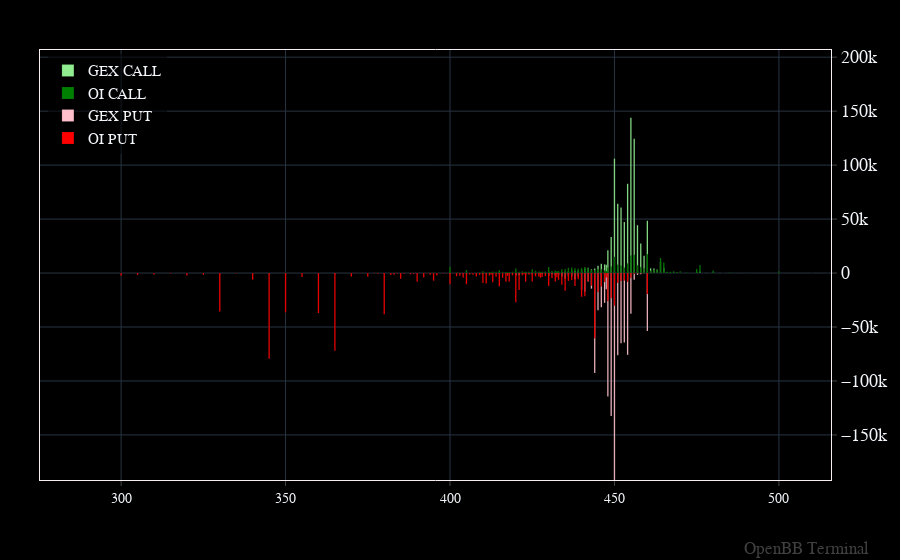

This figure's notebook cell:
### Code cell
option_absolute_plot = OpenBBFigure()

option_absolute_plot.add_bar(
    x=dataframe['Strike'],
    y=dataframe['GEX CALL'],
    name='GEX CALL',
    marker_color="lightgreen",
    width=0.4
)

option_absolute_plot.add_bar(
    x=dataframe['Strike'],
    y=dataframe['OI CALL'],
    name='OI CALL',
    marker_color="green",
    width=0.4
)
option_absolute_plot.add_bar(
    x=dataframe['Strike'],
    y=dataframe['GEX PUT'],
    name='GEX PUT',
    marker_color="pink",
    width=0.4
)
option_absolute_plot.add_bar(
    x=dataframe['Strike'],
    y=-dataframe['OI PUT'],
    name='OI PUT',
    marker_color="red",
    width=0.4
)

# option_absolute_plot.update_layout()
option_absolute_plot.show(external=False)

### Figure 1 — Plotly figure (JSON) as saved in the notebook; plotly's stock layout.template omitted (floating-point values rounded to 4 significant figures; data arrays with more than 128 entries replaced by an {"elided": "..."} marker saying what was removed)
{"data": [{"marker": {"color": "lightgreen", "line": {"width": 0.15}}, "name": "GEX CALL", "type": "bar", "width": 0.4, "x": {"elided": "158 float values"}, "y": {"elided": "158 float values"}}, {"marker": {"color": "green", "line": {"width": 0.15}}, "name": "OI CALL", "type": "bar", "width": 0.4, "x": {"elided": "158 float values"}, "y": {"elided": "158 int values"}}, {"marker": {"color": "pink", "line": {"width": 0.15}}, "name": "GEX PUT", "type": "bar", "width": 0.4, "x": {"elided": "158 float values"}, "y": {"elided": "158 float values"}}, {"marker": {"color": "red", "line": {"width": 0.15}}, "name": "OI PUT", "type": "bar", "width": 0.4, "x": {"elided": "158 float values"}, "y": {"elided": "158 int values"}}], "layout": {"annotations": [{"font": {"color": "gray", "size": 17}, "opacity": 0.5, "showarrow": false, "text": "OpenBB Terminal", "x": 1, "xanchor": "right", "xref": "paper", "xshift": 40, "y": 0, "yanchor": "bottom", "yref": "paper", "yshift": -80}], "autosize": true, "bargap": 0, "bargroupgap": 0, "barmode": "overlay", "legend": {"orientation": "v"}, "margin": {"b": 80, "l": 40, "r": 50, "t": 50}, "xaxis": {"autorange": false, "range": [275.3, 515.8], "type": "linear"}, "yaxis": {"autorange": false, "range": [-191800.0, 206600.0], "type": "linear"}}}
